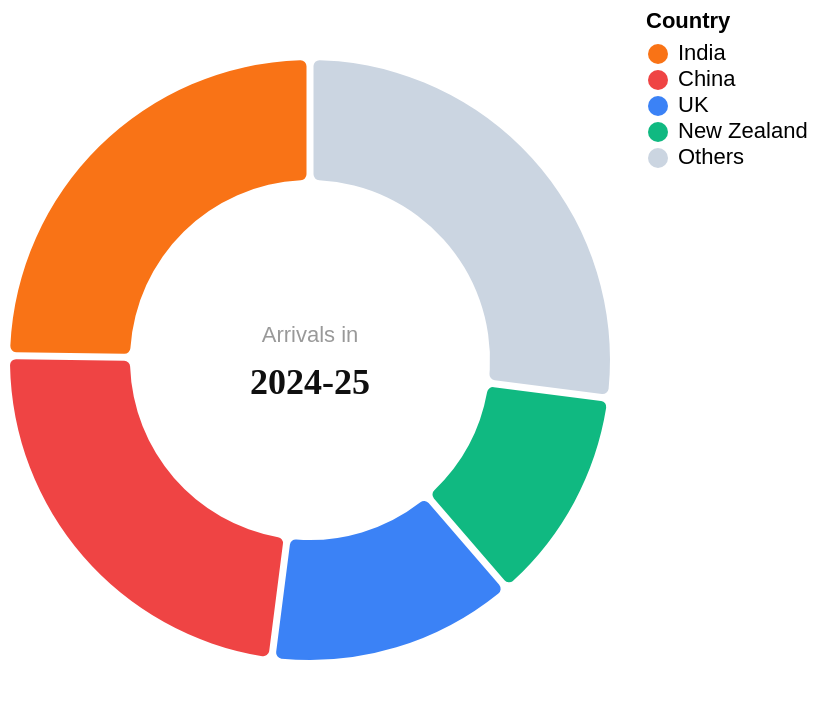

The Vega-Lite source for this figure:
### Vega-Lite specification from a JSON file in a GitHub repository (floating-point values rounded to 4 significant figures)
{"$schema": "https://vega.github.io/schema/vega-lite/v5.json", "width": "container", "height": 350, "background": "#ffffff", "config": {"view": {"stroke": null}}, "data": {"values": [{"year": "2004-05", "country": "UK", "arrivals": 39870}, {"year": "2004-05", "country": "China", "arrivals": 28870}, {"year": "2004-05", "country": "New Zealand", "arrivals": 32030}, {"year": "2004-05", "country": "India", "arrivals": 21070}, {"year": "2004-05", "country": "Others", "arrivals": 33160}, {"year": "2008-09", "country": "India", "arrivals": 68350}, {"year": "2008-09", "country": "China", "arrivals": 48540}, {"year": "2008-09", "country": "UK", "arrivals": 48910}, {"year": "2008-09", "country": "New Zealand", "arrivals": 38090}, {"year": "2008-09", "country": "Others", "arrivals": 48110}, {"year": "2012-13", "country": "China", "arrivals": 46560}, {"year": "2012-13", "country": "India", "arrivals": 35280}, {"year": "2012-13", "country": "UK", "arrivals": 46250}, {"year": "2012-13", "country": "New Zealand", "arrivals": 41500}, {"year": "2012-13", "country": "Others", "arrivals": 56410}, {"year": "2016-17", "country": "India", "arrivals": 60310}, {"year": "2016-17", "country": "China", "arrivals": 77760}, {"year": "2016-17", "country": "UK", "arrivals": 33080}, {"year": "2016-17", "country": "New Zealand", "arrivals": 22660}, {"year": "2016-17", "country": "Others", "arrivals": 66190}, {"year": "2020-21", "country": "India", "arrivals": 11190}, {"year": "2020-21", "country": "China", "arrivals": 9260}, {"year": "2020-21", "country": "New Zealand", "arrivals": 12000}, {"year": "2020-21", "country": "UK", "arrivals": 9850}, {"year": "2020-21", "country": "Others", "arrivals": 15700}, {"year": "2024-25", "country": "India", "arrivals": 74540}, {"year": "2024-25", "country": "China", "arrivals": 69860}, {"year": "2024-25", "country": "UK", "arrivals": 40180}, {"year": "2024-25", "country": "New Zealand", "arrivals": 35050}, {"year": "2024-25", "country": "Others", "arrivals": 81370}]}, "transform": [{"filter": "datum.year == yearSelect"}], "params": [{"name": "yearSelect", "value": "2024-25"}], "layer": [{"mark": {"type": "arc", "innerRadius": 90, "outerRadius": 150, "padAngle": 0.02, "cornerRadius": 3}, "encoding": {"theta": {"field": "arrivals", "type": "quantitative", "stack": true}, "color": {"field": "country", "type": "nominal", "scale": {"domain": ["India", "China", "UK", "New Zealand", "Others"], "range": ["#f97316", "#ef4444", "#3b82f6", "#10b981", "#cbd5e1"]}, "legend": {"title": "Country", "orient": "right", "labelFontSize": 11, "titleFontSize": 11}}, "tooltip": [{"field": "country", "title": "Country"}, {"field": "arrivals", "title": "Arrivals", "format": ","}, {"field": "year", "title": "Year"}]}}, {"mark": {"type": "text", "fontSize": 11, "fontWeight": "300", "color": "#999", "dy": -12, "align": "center"}, "data": {"values": [{"label": "Arrivals in", "fontcolor": "#black"}]}, "encoding": {"text": {"field": "label"}}}, {"mark": {"type": "text", "fontSize": 18, "fontWeight": "700", "color": "#0f0f0f", "dy": 12, "align": "center", "font": "Fraunces"}, "transform": [{"aggregate": [], "groupby": ["year"]}], "encoding": {"text": {"field": "year"}}}]}
